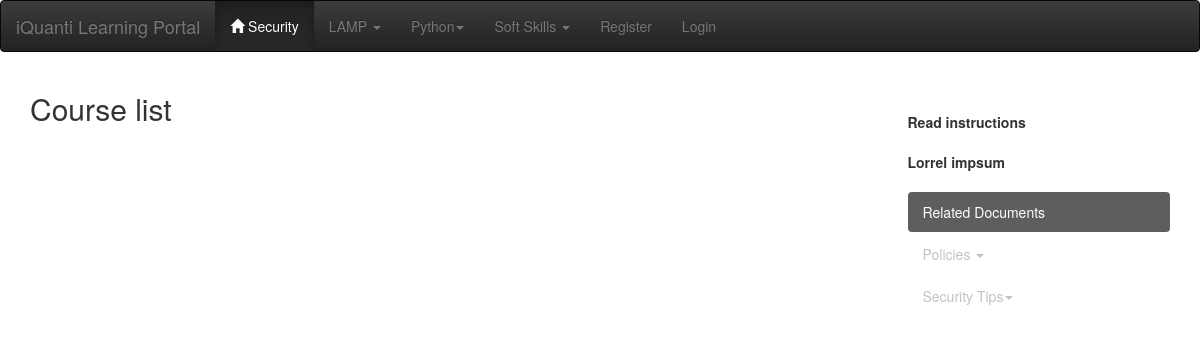
/learn/course/, run on an earlier commit of the app's database.
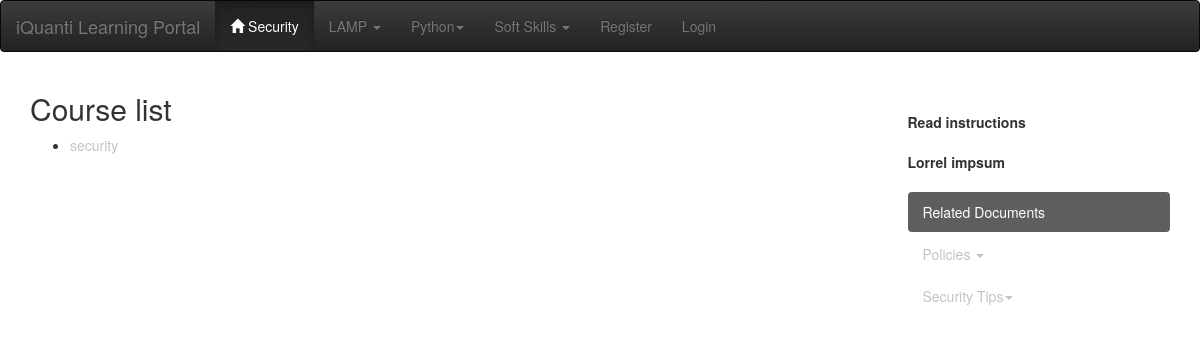
And on a later commit of the database.
### learn/models.py (models this page shows, shortened)
class Course(models.Model):
    course = models.CharField(max_length=250,
                                blank=True,
                                unique=True,
                                null=True)
    objects = CourseManager()
    class Meta:
        verbose_name = "Course"
        verbose_name_plural = "Courses"

### learn/views.py (the view)
class CategoriesListView(ListView):
    model = Course

### learn/templates/learn/course_list.html (shortened to what this page needs)
{% extends 'base.html' %}
{% block content %}
<h2>Course list</h2>
<ul>
  {% for cat in course_list %}
  <li>
	<a href="{% url 'quiz_course_list_matching' course_name=cat.course %}">
	  {{ cat.course }}
	</a>
  </li>
  {% endfor %}
</ul>
{% endblock %}

### learn/templates/base.html (shortened to what this page needs)
<!DOCTYPE html>
{% load static %}
<head>
    <link rel="stylesheet" href="{% static 'css/bootstrap.min.css' %}">
	<link rel="stylesheet" href="{% static 'css/bootstrap-theme.min.css' %}">
</head>
 <body>
    <nav class="navbar navbar-inverse ">
      <div class="container-fluid">
        <div class="navbar-header">
          <a class="navbar-brand" href="#">iQuanti Learning Portal</a>
        </div>
        <div>
          <ul class="nav navbar-nav">
            <li class="active"><a href="#"><span class="glyphicon glyphicon-home"></span> Security</a></li>
            <li class="dropdown"><a class="dropdown-toggle" data-toggle="dropdown" href="#">LAMP <span class="caret"></span></a>
            </li>
            <li class="dropdown"><a class="dropdown-toggle" data-toggle="dropdown" href="#">Python<span class="caret"></span></a>
            <li class="dropdown"><a class="dropdown-toggle" data-toggle="dropdown" href="#">Soft Skills <span class="caret"></span></a>
          </ul>
		   <ul class="nav navbar-nav">
			   {% if user.is_authenticated %}
				<li class="navbar-text">Welcome, {{ user.username }}!</li>
				<li><a href="/learn/logout/">Logout</a></li>
			   {% else %}
				<li><a href="/learn/register/">Register</a></li>
				<li><a href="/learn/login/">Login</a></li>
			   {% endif %}
		   </ul>
		</div>
      </div>
	</nav>
    <div class="container">
	    <div class="row">
			<div class="col-md-9">
					{% block content %}
					{% endblock %}
			</div>
			<div class="col-md-3">
				<BR>
					<BR>
					<strong >Read instructions</strong>
					<BR>
					<BR>
					<strong>Lorrel impsum</strong>
					<BR>
					<BR>
			  <ul class="nav nav-pills nav-stacked">
				<li class="active"><a href="#">Related Documents</a></li>
				<li class="dropdown">
				  <a class="dropdown-toggle" data-toggle="dropdown" href="#"> Policies <span class="caret"></span></a>
				</li>
				<li class="dropdown">
				  <a class="dropdown-toggle" data-toggle="dropdown" href="#">Security Tips<span class="caret"></span></a>
				</li>
			</ul>
			</div>
			<div class="clearfix visible-lg"></div>
		</div>
 	</div>
  </body>
</html>

What changed in the data, as far as the page shows it:
added Course: course "security"
